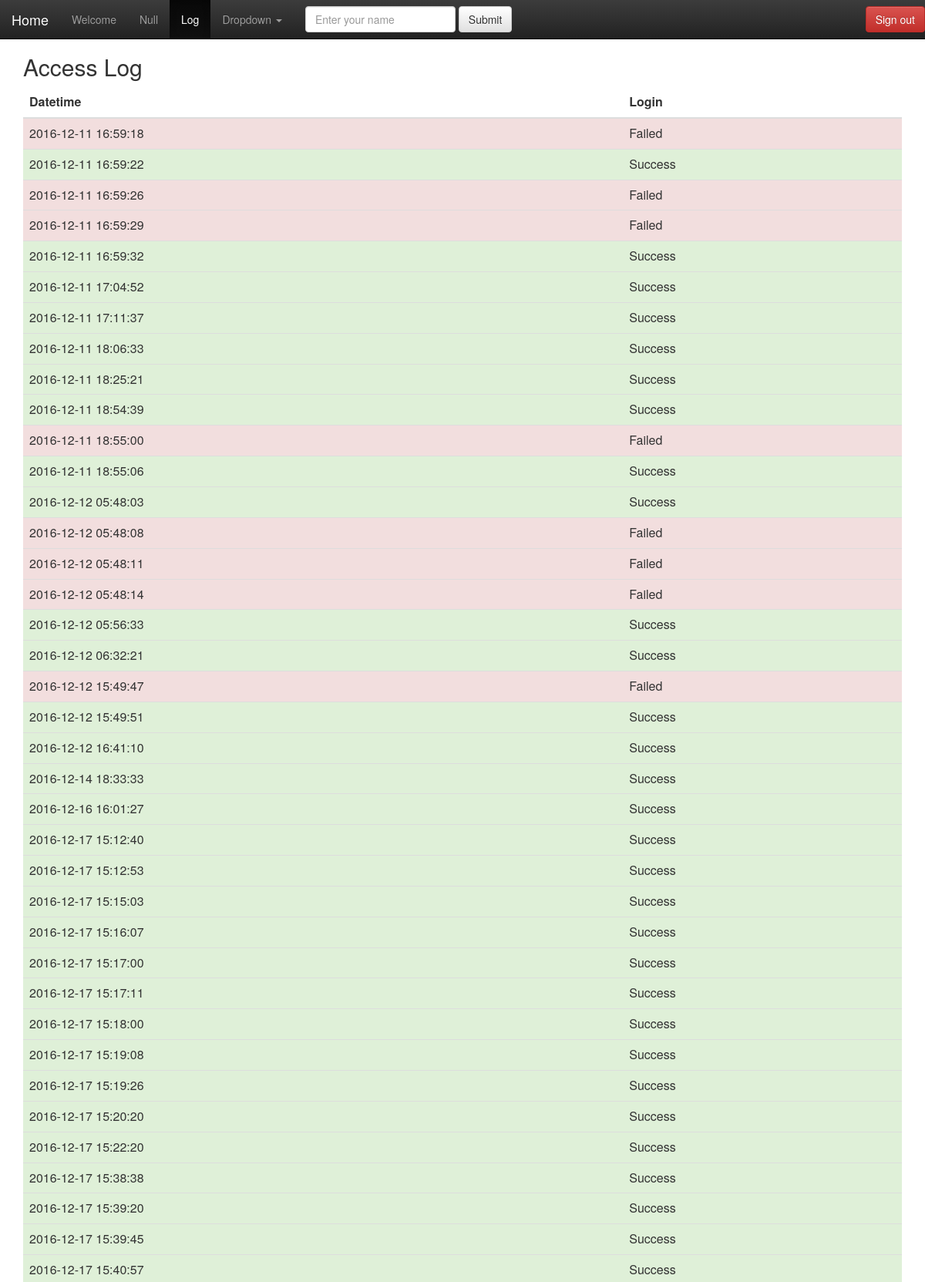
The app's page /access_log (signed in, upper part) with its own data.
### tables this page shows
CREATE TABLE hiroki(id integer primary key, datetime text, auth text);

### app.py (the view)
@app.route("/access_log", methods = ["GET"])
def access_log():
    log = getLog(session["username"])
    return render_template("access_log.html", logs=log)

### app.py (called while the page is built)
@app.before_request
def before_request():
    session.permanent = True
    app.permanent_session_lifetime = timedelta(minutes=10)
    if session.get("username") is not None:
        if "/login" in request.path or request.path == "/sign_up" or request.path == "/deny":
            return redirect("/")
        return
    elif "/login" in request.path or request.path == "/sign_up" or request.path == "/deny":
        return
    else:
        return redirect("/login")

### db.py (called while the page is built)
def getLog(username):
    con = sqlite3.connect(PATH)
    con.row_factory = sqlite3.Row
    sql = "select * from %s"%username
    c = con.execute(sql)
    c = list(map(dict,c))
    return c

### templates/access_log.html (shortened to what this page needs)
{% extends "main.html" %}
{% block log %}active{% endblock %}
{% block content %}
<h2 class="sub-header">Access Log</h2>
<table class="table table-straped table-hover">
    <thead>
        <tr>
            <th>Datetime</th>
            <th>Login</th>
        </tr>
    </thead>
    <tbody>
        {% for values in logs %}
        {% if values["auth"] == "True" %}
        <tr class="success">
        {% else %}
        <tr class="danger">
        {% endif %}
            <td>{{ values["datetime"] }}</td>
            {% if values["auth"] == "True" %}
            <td>Success</td>
            {% else %}
            <td>Failed</td>
            {% endif %}
        </tr>
        {% endfor %}
    </tbody>
</table>
{% endblock %}

### templates/main.html (shortened to what this page needs)
<html>
<head>
<link rel="stylesheet" href="https://maxcdn.bootstrapcdn.com/bootstrap/3.3.7/css/bootstrap.min.css">
<link rel="stylesheet" href="https://maxcdn.bootstrapcdn.com/bootstrap/3.3.7/css/bootstrap-theme.min.css">
<link href="/static/jumbotron.css" rel="stylesheet">
</head>
<body>
    <nav class="navbar navbar-inverse navbar-fixed-top">
      <div class="container-fluid">
        <div class="navbar-header">
          <a class="navbar-brand" href="#">Home</a>
        </div>
        <div class="collapse navbar-collapse" id="bs-example-navbar-collapse-2">
          <ul class="nav navbar-nav">
            <li class={% block index %}{% endblock %}><a href="/">Welcome <span class="sr-only">(current)</span></a></li>
            <li class={% block result %}{% endblock %}><a href="/result">Null</a></li>
    	<li class={% block log %}{% endblock %}><a href="/access_log">Log</a></li>
            <li class="dropdown">
              <a href="#" class="dropdown-toggle" data-toggle="dropdown" role="button" aria-expanded="false">Dropdown <span class="caret"></span></a>
            </li>
          </ul>
          <form action="/hello" method="post" class="navbar-form navbar-left" role="search" _lpchecked="1">
            <div class="form-group">
              <input type="text" name="name" class="form-control" placeholder="Enter your name">
            </div>
            <button type="submit" class="btn btn-default">Submit</button>
          </form>
          {% if session.get("username") != None %}
              <a href="/logout" class="btn btn-danger navbar-btn navbar-right">Sign out</a>
          {% endif %}
        </div>
      </div>
    </nav>
    <div class="container">
      <div class="raw">
        {% block content %}{% endblock %}
      </div>
    </div>
</body>
</html>

### static/jumbotron.css (style rules this page uses)
body { padding-top: 50px; padding-bottom: 20px; }

### records on screen
hiroki: datetime "2016-12-11 16:59:18", auth "Failed"
hiroki: datetime "2016-12-11 16:59:22", auth "Success"
hiroki: datetime "2016-12-11 16:59:26", auth "Failed"
hiroki: datetime "2016-12-11 16:59:29", auth "Failed"
hiroki: datetime "2016-12-11 16:59:32", auth "Success"
hiroki: datetime "2016-12-11 17:04:52", auth "Success"
hiroki: datetime "2016-12-11 17:11:37", auth "Success"
hiroki: datetime "2016-12-11 18:06:33", auth "Success"
hiroki: datetime "2016-12-11 18:25:21", auth "Success"
hiroki: datetime "2016-12-11 18:54:39", auth "Success"
hiroki: datetime "2016-12-11 18:55:00", auth "Failed"
hiroki: datetime "2016-12-11 18:55:06", auth "Success"
hiroki: datetime "2016-12-12 05:48:03", auth "Success"
hiroki: datetime "2016-12-12 05:48:08", auth "Failed"
hiroki: datetime "2016-12-12 05:48:11", auth "Failed"
hiroki: datetime "2016-12-12 05:48:14", auth "Failed"
hiroki: datetime "2016-12-12 05:56:33", auth "Success"
hiroki: datetime "2016-12-12 06:32:21", auth "Success"
hiroki: datetime "2016-12-12 15:49:47", auth "Failed"
hiroki: datetime "2016-12-12 15:49:51", auth "Success"
hiroki: datetime "2016-12-12 16:41:10", auth "Success"
hiroki: datetime "2016-12-14 18:33:33", auth "Success"
hiroki: datetime "2016-12-16 16:01:27", auth "Success"
hiroki: datetime "2016-12-17 15:12:40", auth "Success"
hiroki: datetime "2016-12-17 15:12:53", auth "Success"
hiroki: datetime "2016-12-17 15:15:03", auth "Success"
hiroki: datetime "2016-12-17 15:16:07", auth "Success"
hiroki: datetime "2016-12-17 15:17:00", auth "Success"
hiroki: datetime "2016-12-17 15:17:11", auth "Success"
hiroki: datetime "2016-12-17 15:18:00", auth "Success"
hiroki: datetime "2016-12-17 15:19:08", auth "Success"
hiroki: datetime "2016-12-17 15:19:26", auth "Success"
hiroki: datetime "2016-12-17 15:20:20", auth "Success"
hiroki: datetime "2016-12-17 15:22:20", auth "Success"
hiroki: datetime "2016-12-17 15:38:38", auth "Success"
hiroki: datetime "2016-12-17 15:39:20", auth "Success"
hiroki: datetime "2016-12-17 15:39:45", auth "Success"
hiroki: datetime "2016-12-17 15:40:57", auth "Success"
